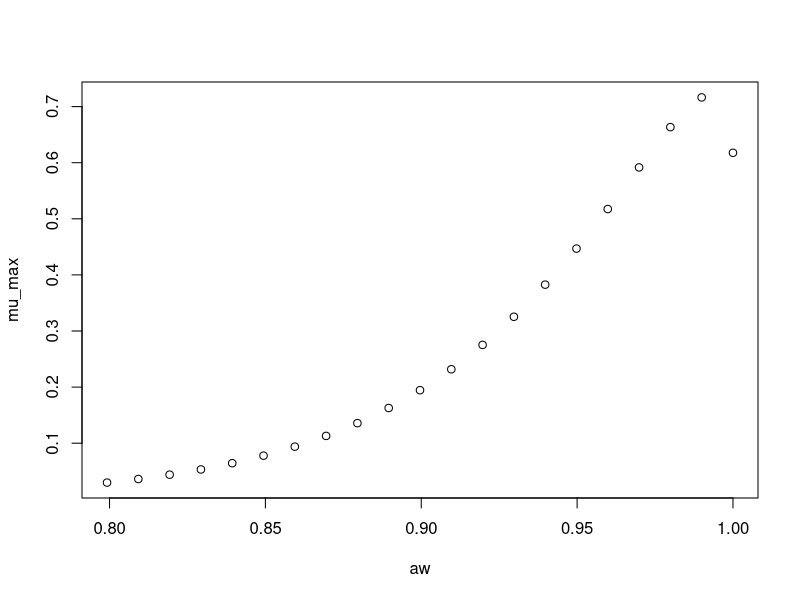

Recreate this plot in R.
#############################
# start of Parameter script
#############################
aw <- seq(0.799200799200799,0.999999,length.out=21)
#############################
# end of Parameter script
#############################
############################# 
# start of Model script Gropin ID 1377 
#############################
 
# constant coefficients for this model
 
variables <- data.frame(aw)
argumentsPar <- expand.grid(variables)
 
# heart of the model
response_surface <- function(aw) {
   mumax <-exp(-0.4857+3.901*sqrt(1-aw)-23.78*(sqrt(1-aw))^2)

return(mumax=mumax)
} 

# output parameters
mumax <- cbind(argumentsPar,response_surface(argumentsPar['aw']))
colnames(mumax) <- c(colnames(argumentsPar),'mumax')
#############################
# End of Model script
#############################
############################# 
# start of Visualisation script Gropin ID 1377 
#############################
plot(aw,mumax$mumax,
                          xlab='aw',
                          ylab='mu_max')
#############################
# End of Visualisation script
#############################
